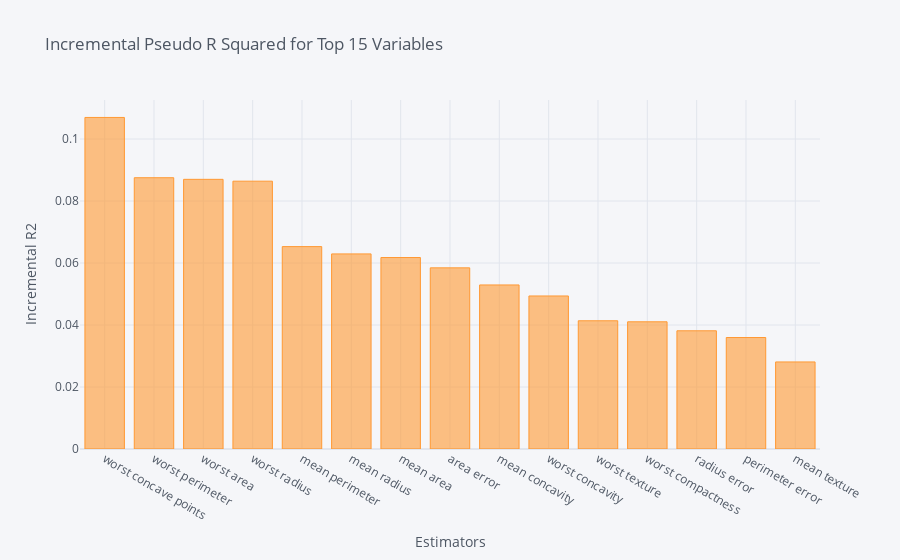
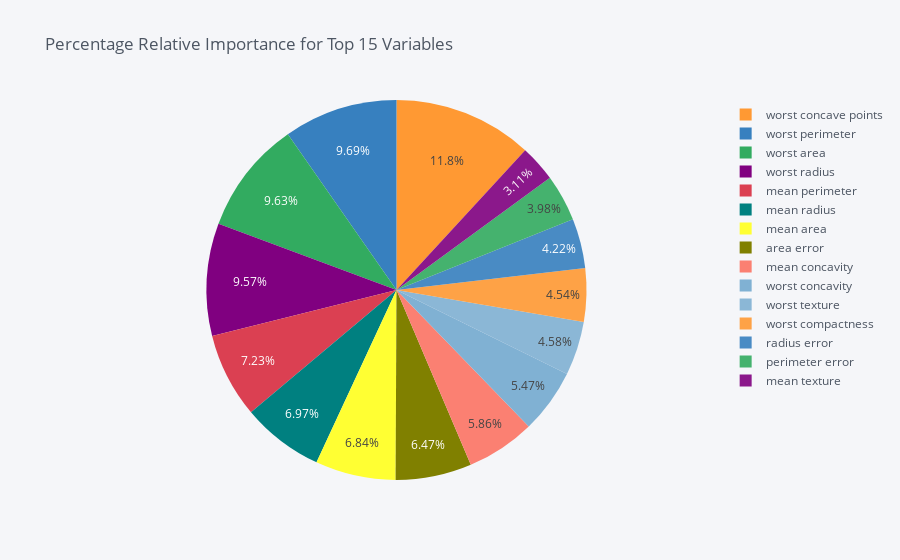

Notebook cell for these charts, in order:
### Code cell
dominance_classification.plot_incremental_rsquare()

### Figure 1 — Plotly figure (JSON) as saved in the notebook; plotly's stock layout.template omitted (floating-point values rounded to 4 significant figures)
{"data": [{"marker": {"color": "rgba(255, 153, 51, 0.6)", "line": {"color": "rgba(255, 153, 51, 1.0)", "width": 1}}, "name": "incremental_r2", "orientation": "v", "text": "", "type": "bar", "x": ["worst concave points", "worst perimeter", "worst area", "worst radius", "mean perimeter", "mean radius", "mean area", "area error", "mean concavity", "worst concavity", "worst texture", "worst compactness", "radius error", "perimeter error", "mean texture"], "y": [0.107, 0.08751, 0.08699, 0.0864, 0.06529, 0.06293, 0.06177, 0.05844, 0.05292, 0.04936, 0.04136, 0.04103, 0.03814, 0.03596, 0.02808]}], "layout": {"legend": {"bgcolor": "#F5F6F9", "font": {"color": "#4D5663"}}, "paper_bgcolor": "#F5F6F9", "plot_bgcolor": "#F5F6F9", "title": {"font": {"color": "#4D5663"}, "text": "Incremental Pseudo R Squared for Top 15 Variables "}, "xaxis": {"gridcolor": "#E1E5ED", "showgrid": true, "tickfont": {"color": "#4D5663"}, "title": {"font": {"color": "#4D5663"}, "text": "Estimators"}, "zerolinecolor": "#E1E5ED"}, "yaxis": {"gridcolor": "#E1E5ED", "showgrid": true, "tickfont": {"color": "#4D5663"}, "title": {"font": {"color": "#4D5663"}, "text": "Incremental R2"}, "zerolinecolor": "#E1E5ED"}}}

### Figure 2 — Plotly figure (JSON) as saved in the notebook; plotly's stock layout.template omitted (floating-point values rounded to 4 significant figures)
{"data": [{"labels": ["worst concave points", "worst perimeter", "worst area", "worst radius", "mean perimeter", "mean radius", "mean area", "area error", "mean concavity", "worst concavity", "worst texture", "worst compactness", "radius error", "perimeter error", "mean texture"], "marker": {"colors": ["rgba(255, 153, 51, 1.0)", "rgba(55, 128, 191, 1.0)", "rgba(50, 171, 96, 1.0)", "rgba(128, 0, 128, 1.0)", "rgba(219, 64, 82, 1.0)", "rgba(0, 128, 128, 1.0)", "rgba(255, 255, 51, 1.0)", "rgba(128, 128, 0, 1.0)", "rgba(251, 128, 114, 1.0)", "rgba(128, 177, 211, 1.0)", "rgba(128, 177, 211, 0.8999999999999999)", "rgba(255, 153, 51, 0.8999999999999999)", "rgba(55, 128, 191, 0.8999999999999999)", "rgba(50, 171, 96, 0.8999999999999999)", "rgba(128, 0, 128, 0.8999999999999999)"]}, "name": "", "type": "pie", "values": [11.84, 9.69, 9.632, 9.566, 7.229, 6.968, 6.839, 6.47, 5.86, 5.466, 4.58, 4.543, 4.223, 3.982, 3.11]}], "layout": {"legend": {"bgcolor": "#F5F6F9", "font": {"color": "#4D5663"}}, "paper_bgcolor": "#F5F6F9", "plot_bgcolor": "#F5F6F9", "title": {"font": {"color": "#4D5663"}, "text": "Percentage Relative Importance for Top 15 Variables "}}}
